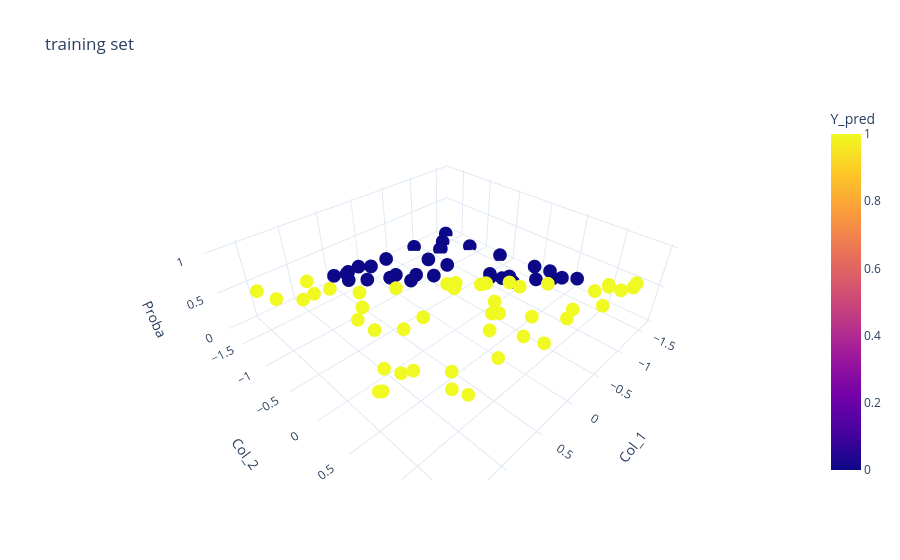

The code cell stored with this chart in its notebook:
### Markdown cell above
16. Plot the probabilities as a function of the variables "Col_1" and "Col_2". Color the markers according to the values of "Y_pred".

### Code cell
# Visualize the model
# Visualize predictions on training Set
fig = px.scatter_3d(predictions_df_train, x = 'Col_1', y = 'Col_2', z = 'Proba', title = "training set", color = 'Y_pred')
fig.show()
